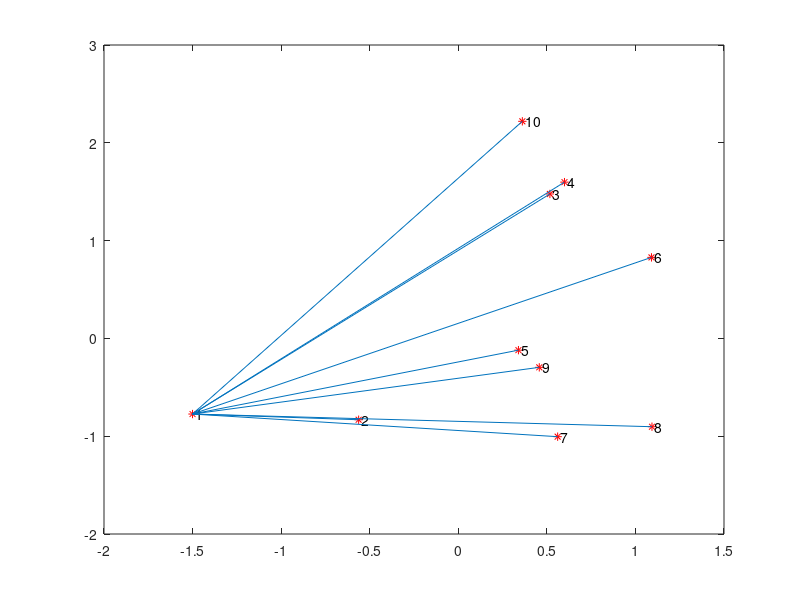

MATLAB code for this plot:
clc;
close all;
x = randn(1,10);
y = randn(1,10);
% displaying those points in console
disp('x -> ');
disp(x);
disp('y -> ');
disp(y);
% plotting random points with red * mark
plot(x,y,'r*');
% labelling all points
for k = 1:10
text(x(1,k),y(1,k),sprintf(' %d',k))
end;
% connecting all points to point 1
for k = 2:10
% 1--k
line([x(1,1),x(1,k)],[y(1,1),y(1,k)])
end 